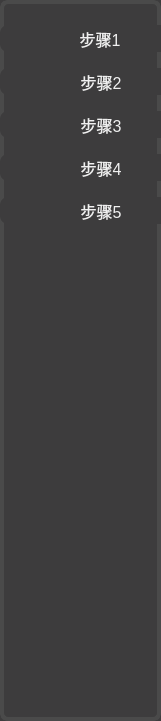
   <widget class="QGroupBox" name="groupBox">
    <property name="geometry">
     <rect>
      <x>0</x>
      <y>0</y>
      <width>161</width>
      <height>721</height>
     </rect>
    </property>
    <property name="styleSheet">
     <string notr="true">QGroupBox
{
    background-color: #3D3C3D;
    border: 4px solid #4a4a4a;
    border-radius: 8px;
    padding: 15px;
    box-shadow: inset 0 1px 0 rgba(255, 255, 255, 0.05);
}

QToolButton
{
    background-color: #3D3C3D;
    border-radius: 8px;
    color: #F0F0F0;
}</string>
    </property>
    <property name="title">
     <string/>
    </property>
    <widget class="QWidget" name="verticalLayoutWidget_6">
     <property name="geometry">
      <rect>
       <x>0</x>
       <y>0</y>
       <width>202</width>
       <height>721</height>
      </rect>
     </property>
     <layout class="QVBoxLayout" name="verticalLayout">
      <item>
       <spacer name="verticalSpacer_15">
        <property name="orientation">
         <enum>Qt::Vertical</enum>
        </property>
        <property name="sizeType">
         <enum>QSizePolicy::Fixed</enum>
        </property>
        <property name="sizeHint" stdset="0">
         <size>
          <width>20</width>
          <height>25</height>
         </size>
        </property>
       </spacer>
      </item>
      <item>
       <widget class="QToolButton" name="STEP1">
        <property name="sizePolicy">
         <sizepolicy hsizetype="Fixed" vsizetype="Fixed">
          <horstretch>0</horstretch>
          <verstretch>0</verstretch>
         </sizepolicy>
        </property>
        <property name="minimumSize">
         <size>
          <width>200</width>
          <height>0</height>
         </size>
        </property>
        <property name="font">
         <font>
          <pointsize>12</pointsize>
         </font>
        </property>
        <property name="text">
         <string>步骤1</string>
        </property>
        <property name="icon">
         <iconset resource="icon.qrc">
          <normaloff>:/new/prefix1/icon/confirm.png</normaloff>
          <normalon>:/new/prefix1/icon/confirm_green.png</normalon>:/new/prefix1/icon/confirm.png</iconset>
        </property>
        <property name="iconSize">
         <size>
          <width>32</width>
          <height>32</height>
         </size>
        </property>
        <property name="toolButtonStyle">
         <enum>Qt::ToolButtonTextBesideIcon</enum>
        </property>
       </widget>
      </item>
      <item>
       <spacer name="verticalSpacer_16">
        <property name="orientation">
         <enum>Qt::Vertical</enum>
        </property>
        <property name="sizeType">
         <enum>QSizePolicy::Fixed</enum>
        </property>
        <property name="sizeHint" stdset="0">
         <size>
          <width>20</width>
          <height>10</height>
         </size>
        </property>
       </spacer>
      </item>
      <item>
       <widget class="QToolButton" name="STEP2">
        <property name="sizePolicy">
         <sizepolicy hsizetype="Preferred" vsizetype="Preferred">
          <horstretch>0</horstretch>
          <verstretch>0</verstretch>
         </sizepolicy>
        </property>
        <property name="font">
         <font>
          <pointsize>12</pointsize>
         </font>
        </property>
        <property name="text">
         <string>步骤2</string>
        </property>
        <property name="icon">
         <iconset resource="icon.qrc">
          <normaloff>:/new/prefix1/icon/confirm.png</normaloff>
          <normalon>:/new/prefix1/icon/confirm_green.png</normalon>:/new/prefix1/icon/confirm.png</iconset>
        </property>
        <property name="iconSize">
         <size>
          <width>32</width>
          <height>32</height>
         </size>
        </property>
        <property name="toolButtonStyle">
         <enum>Qt::ToolButtonTextBesideIcon</enum>
        </property>
       </widget>
      </item>
      <item>
       <spacer name="verticalSpacer_19">
        <property name="orientation">
         <enum>Qt::Vertical</enum>
        </property>
        <property name="sizeType">
         <enum>QSizePolicy::Fixed</enum>
        </property>
        <property name="sizeHint" stdset="0">
         <size>
          <width>20</width>
          <height>10</height>
         </size>
        </property>
       </spacer>
      </item>
      <item>
       <widget class="QToolButton" name="STEP3">
        <property name="sizePolicy">
         <sizepolicy hsizetype="Preferred" vsizetype="Preferred">
          <horstretch>0</horstretch>
          <verstretch>0</verstretch>
         </sizepolicy>
        </property>
        <property name="font">
         <font>
          <pointsize>12</pointsize>
         </font>
        </property>
        <property name="text">
         <string>步骤3</string>
        </property>
        <property name="icon">
         <iconset resource="icon.qrc">
          <normaloff>:/new/prefix1/icon/confirm.png</normaloff>
          <normalon>:/new/prefix1/icon/confirm_green.png</normalon>:/new/prefix1/icon/confirm.png</iconset>
        </property>
        <property name="iconSize">
         <size>
          <width>32</width>
          <height>32</height>
         </size>
        </property>
        <property name="toolButtonStyle">
         <enum>Qt::ToolButtonTextBesideIcon</enum>
        </property>
       </widget>
      </item>
      <item>
       <spacer name="verticalSpacer_17">
        <property name="orientation">
         <enum>Qt::Vertical</enum>
        </property>
        <property name="sizeType">
         <enum>QSizePolicy::Fixed</enum>
        </property>
        <property name="sizeHint" stdset="0">
         <size>
          <width>20</width>
          <height>10</height>
         </size>
        </property>
       </spacer>
      </item>
      <item>
       <widget class="QToolButton" name="STEP4">
        <property name="sizePolicy">
         <sizepolicy hsizetype="Preferred" vsizetype="Preferred">
          <horstretch>0</horstretch>
          <verstretch>0</verstretch>
         </sizepolicy>
        </property>
        <property name="font">
         <font>
          <pointsize>12</pointsize>
         </font>
        </property>
        <property name="text">
         <string>步骤4</string>
        </property>
        <property name="icon">
         <iconset resource="icon.qrc">
          <normaloff>:/new/prefix1/icon/confirm.png</normaloff>
          <normalon>:/new/prefix1/icon/confirm_green.png</normalon>:/new/prefix1/icon/confirm.png</iconset>
        </property>
        <property name="iconSize">
         <size>
          <width>32</width>
          <height>32</height>
         </size>
        </property>
        <property name="toolButtonStyle">
         <enum>Qt::ToolButtonTextBesideIcon</enum>
        </property>
       </widget>
      </item>
      <item>
       <spacer name="verticalSpacer_18">
        <property name="orientation">
         <enum>Qt::Vertical</enum>
        </property>
        <property name="sizeType">
         <enum>QSizePolicy::Fixed</enum>
        </property>
        <property name="sizeHint" stdset="0">
         <size>
          <width>20</width>
          <height>10</height>
         </size>
        </property>
       </spacer>
      </item>
      <item>
       <widget class="QToolButton" name="STEP5">
        <property name="sizePolicy">
         <sizepolicy hsizetype="Preferred" vsizetype="Preferred">
          <horstretch>0</horstretch>
          <verstretch>0</verstretch>
         </sizepolicy>
        </property>
        <property name="font">
         <font>
          <pointsize>12</pointsize>
         </font>
        </property>
        <property name="text">
         <string>步骤5</string>
        </property>
        <property name="icon">
         <iconset resource="icon.qrc">
          <normaloff>:/new/prefix1/icon/confirm.png</normaloff>
          <normalon>:/new/prefix1/icon/confirm_green.png</normalon>:/new/prefix1/icon/confirm.png</iconset>
        </property>
        <property name="iconSize">
         <size>
          <width>32</width>
          <height>32</height>
         </size>
        </property>
        <property name="toolButtonStyle">
         <enum>Qt::ToolButtonTextBesideIcon</enum>
        </property>
       </widget>
      </item>
      <item>
       <spacer name="verticalSpacer">
        <property name="orientation">
         <enum>Qt::Vertical</enum>
        </property>
        <property name="sizeHint" stdset="0">
         <size>
          <width>20</width>
          <height>40</height>
         </size>
        </property>
       </spacer>
      </item>
     </layout>
    </widget>
   </widget>
